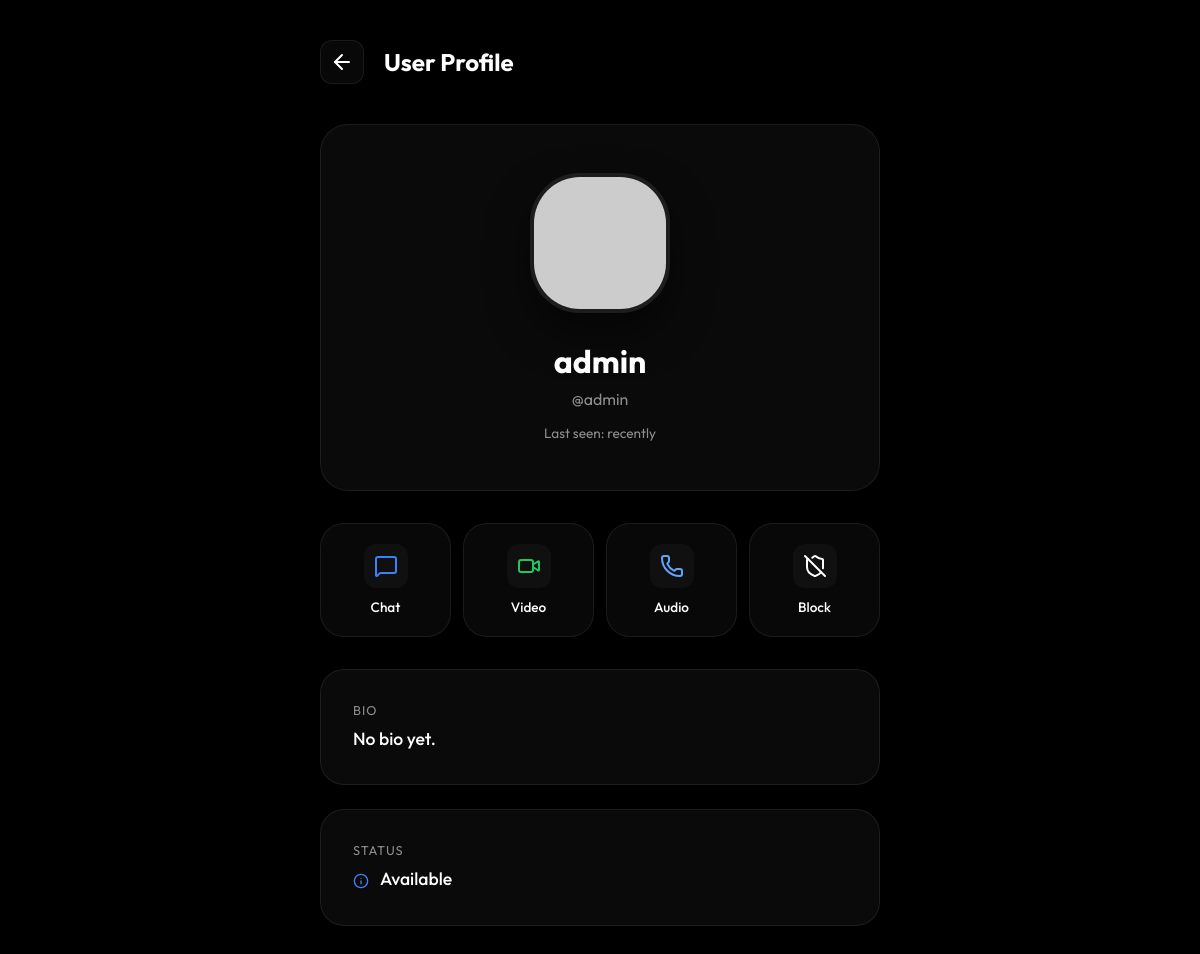
The page /profile/1/ (signed in) on the database its author committed.
### accounts/models.py (models this page shows, shortened)
class User(AbstractUser):
    bio = models.TextField(max_length=500, blank=True)
    profile_photo = models.ImageField(upload_to='profile_photos/', blank=True, null=True)
    status_message = models.CharField(max_length=255, blank=True)
    birthday = models.DateField(null=True, blank=True)
    is_online = models.BooleanField(default=False)
    last_seen = models.DateTimeField(null=True, blank=True)
    phone_number = models.CharField(max_length=20, blank=True)
    chat_background = models.CharField(max_length=50, default='default')
    privacy_last_seen = models.CharField(max_length=20, default='everyone') # everyone, contacts, nobody
    privacy_profile_photo = models.CharField(max_length=20, default='everyone')
    is_private = models.BooleanField(default=False)
    two_factor_enabled = models.BooleanField(default=False)
    has_seen_tour = models.BooleanField(default=False)

### chat/views.py (the view)
# urls.py: path('profile/<int:user_id>/', views.user_profile_view, name='user_profile'),
@login_required
def user_profile_view(request, user_id):
    from accounts.models import User
    from .models import BlockedUser, Chat
    try:
        target_user = User.objects.get(id=user_id)
        is_blocked = BlockedUser.objects.filter(blocker=request.user, blocked=target_user).exists()
        existing_chat = Chat.objects.filter(is_group=False, members=request.user).filter(members=target_user).first()
        chat_status = existing_chat.status if existing_chat else None
        is_connection = chat_status == 'active'
        is_pending = chat_status == 'pending'
        return render(request, 'chat/user_profile.html', {
            'target_user': target_user,
            'is_blocked': is_blocked,
            'is_connection': is_connection,
            'is_pending': is_pending,
            'chat_status': chat_status
        })
    except User.DoesNotExist:
        from django.http import Http404
        raise Http404("User not found")

### templates/chat/user_profile.html (shortened to what this page needs)
{% extends 'base.html' %}
{% load static %}
{% block content %}
<div class="profile-container">
    <div class="nav-header">
        <a href="{% url 'home' %}" class="back-btn">
            <i data-lucide="arrow-left"></i>
        </a>
        <h1 style="font-size: 1.5rem; margin: 0;">User Profile</h1>
    </div>
    <div class="user-hero">
        <img src="{% if target_user.profile_photo %}{{ target_user.profile_photo.url }}{% else %}https://ui-avatars.com/api/?name={{ target_user.username }}&background=3b82f6&color=fff{% endif %}"
             alt="{{ target_user.username }}" class="user-photo" style="{% if target_user.is_private and not is_connection %}filter: blur(10px);{% endif %}">
        <h2 style="font-size: 2rem; font-weight: 700; margin: 0; display:flex; align-items:center; justify-content:center; gap:10px;">
            {{ target_user.username }}
        </h2>
        <p style="color: var(--text-muted); margin-top: 8px;">@{{ target_user.username|lower }}</p>
        {% if target_user.is_private and not is_connection %}
            <p style="color: var(--text-muted); font-size: 0.85rem; margin-top: 15px;">Private Account</p>
        {% else %}
            {% if target_user.is_online %}
            <div class="online-badge">
                <div class="badge-dot"></div>
                Online
            </div>
            {% else %}
            <p style="color: var(--text-muted); font-size: 0.85rem; margin-top: 15px;">
                Last seen: {{ target_user.last_seen|default:"recently" }}
            </p>
            {% endif %}
        {% endif %}
    </div>
    {% if target_user.is_private and not is_connection %}
        <div style="text-align:center; padding: 40px 20px; background:var(--bg-card); border:1px solid var(--glass-border); border-radius:24px;">
            <div style="width:60px; height:60px; background:rgba(255,255,255,0.05); border-radius:50%; display:inline-flex; align-items:center; justify-content:center; margin-bottom:20px;">
                <i data-lucide="shield" style="width:30px; height:30px; color:var(--text-muted);"></i>
            </div>
            <h3 style="font-size:1.2rem; font-weight:800; margin-bottom:10px;">This Account is Private</h3>
            <p style="color:var(--text-muted); font-size:0.9rem; margin-bottom:30px; line-height:1.5;">Follow them to see their bio, status, and send messages.</p>
            {% if is_pending %}
            <button style="width:100%; max-width:300px; background:rgba(255,255,255,0.1); color:white; border:none; padding:14px; border-radius:12px; font-weight:700; font-size:1rem; cursor:default;">
                Request Sent
            </button>
            {% else %}
            <button onclick="startChatFromProfile('{{ target_user.id }}')" style="width:100%; max-width:300px; background:var(--primary); color:white; border:none; padding:14px; border-radius:12px; font-weight:700; font-size:1rem; cursor:pointer;">
                Send Connection Request
            </button>
            {% endif %}
        </div>
    {% else %}
        <div class="action-grid">
            <div class="action-btn" onclick="startChatFromProfile('{{ target_user.id }}')">
                <div class="action-icon"><i data-lucide="message-square"></i></div>
                <span style="font-size: 0.85rem; font-weight: 500;">Chat</span>
            </div>
            <div class="action-btn" onclick="alert('Starting video call...')">
                <div class="action-icon" style="color: var(--success);"><i data-lucide="video"></i></div>
                <span style="font-size: 0.85rem; font-weight: 500;">Video</span>
            </div>
            <div class="action-btn" onclick="alert('Starting audio call...')">
                <div class="action-icon" style="color: #60a5fa;"><i data-lucide="phone"></i></div>
                <span style="font-size: 0.85rem; font-weight: 500;">Audio</span>
            </div>
            <div class="action-btn" onclick="toggleBlockUser('{{ target_user.id }}')" id="block-btn-profile">
                <div class="action-icon" style="color: var(--danger);"><i data-lucide="shield-off"></i></div>
                <span style="font-size: 0.85rem; font-weight: 500;">{% if is_blocked %}Blocked{% else %}Block{% endif %}</span>
            </div>
        </div>
        <div class="info-card">
            <div class="info-label">Bio</div>
            <div class="info-value">{{ target_user.bio|default:"No bio yet." }}</div>
        </div>
        <div class="info-card">
            <div class="info-label">Status</div>
            <div class="info-value">
                <i data-lucide="info" style="width: 16px; vertical-align: middle; margin-right: 8px; color: var(--primary);"></i>
                {{ target_user.status_message|default:"Available" }}
            </div>
        </div>
    {% endif %}
</div>
{% endblock %}

### static/css/style.css (style rules this page uses)
:root { --primary: #3b82f6; --primary-gradient: linear-gradient(135deg, #3b82f6 0%, #2563eb 100%); --bg-black: #000000; --bg-card: #121212; --text-main: #ffffff; --text-muted: #8e8e8e; --glass-bg: rgba(255, 255, 255, 0.03); --glass-border: rgba(255, 255, 255, 0.08); }
* { margin: 0; padding: 0; box-sizing: border-box; font-family: 'Outfit', sans-serif; -webkit-font-smoothing: antialiased; }
body { background: var(--bg-black); color: var(--text-main); }

### templates/chat/user_profile.html (style rules this page uses)
:root { --primary: #3b82f6; --bg-black: #000000; --bg-card: #0a0a0a; --glass-bg: rgba(255, 255, 255, 0.03); --glass-border: rgba(255, 255, 255, 0.08); --text-main: #ffffff; --text-muted: #8e8e8e; --success: #22c55e; }
body { margin: 0; padding: 0; background: var(--bg-black); color: var(--text-main); font-family: 'Outfit', sans-serif; }
.profile-container { max-width: 600px; margin: 0 auto; padding: 40px 20px; min-height: 100vh; }
.nav-header { display: flex; align-items: center; gap: 20px; margin-bottom: 40px; }
.back-btn { width: 44px; height: 44px; border-radius: 12px; background: var(--glass-bg); border: 1px solid var(--glass-border); color: white; display: flex; align-items: center; justify-content: center; cursor: pointer; transition: 0.3s; text-decoration: none; }
.user-hero { background: var(--bg-card); border: 1px solid var(--glass-border); border-radius: 28px; padding: 48px 32px; text-align: center; margin-bottom: 32px; position: relative; }
.user-photo { width: 140px; height: 140px; border-radius: 50px; object-fit: cover; border: 4px solid var(--glass-border); margin-bottom: 24px; box-shadow: 0 20px 40px rgba(0,0,0,0.5); }
.info-card { background: var(--bg-card); border: 1px solid var(--glass-border); border-radius: 24px; padding: 32px; margin-bottom: 24px; }
.info-label { font-size: 0.8rem; color: var(--text-muted); text-transform: uppercase; letter-spacing: 1px; margin-bottom: 8px; }
.info-value { font-size: 1.1rem; font-weight: 500; line-height: 1.5; }
.action-grid { display: grid; grid-template-columns: repeat(4, 1fr); gap: 12px; margin-bottom: 32px; }
.action-btn { background: var(--glass-bg); border: 1px solid var(--glass-border); padding: 20px; border-radius: 24px; display: flex; flex-direction: column; align-items: center; gap: 10px; color: white; text-decoration: none; transition: 0.3s cubic-bezier(0.175, 0.885, 0.32, 1.275); cursor: pointer; }
.action-icon { width: 44px; height: 44px; background: rgba(255,255,255,0.03); border-radius: 12px; display: flex; align-items: center; justify-content: center; color: var(--primary); }

### rows shown on the page
User: username "admin", last_seen "recently", bio "No bio yet.", status_message "Available"
